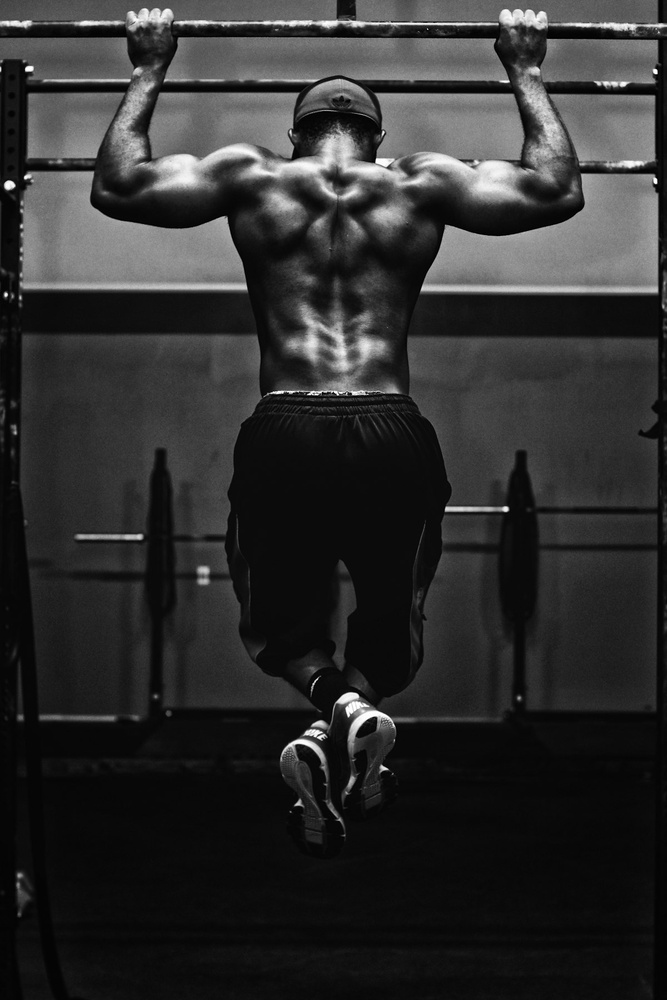
#> input picture stock_body_photo_a.jpg, 667 x 1000 px, shrunk from 1200 x 1800 before the run
$ python pick_regions.py ../stock_body_photo_a.jpg
#> lines starting #> are read from the running program, lines starting #| are printed output that depends on the picture
"""Interactive region picker for the gray-card correction diagnostic tool.

Opens a photo in a matplotlib window. Click-and-drag one rectangle for the
gray-card region, then click-and-drag a second rectangle for the skin
region. Prints the exact --card/--skin arguments to paste into
tool/test_gray_card_correction.py.

CLI diagnostic only -- same category as tool/test_gray_card_correction.py
and tool/analyze_repeatability.py. No API/UI changes, no new dependencies
(matplotlib already ships transitively via ultralytics).

Usage:
    python tool/pick_regions.py PHOTO.jpg

    1. A window opens showing the photo. Click-and-drag to draw the FIRST
       rectangle over the gray card, then release the mouse.
    2. The window title updates to prompt for the SECOND rectangle. Click-
       and-drag over a patch of skin, then release the mouse.
    3. The window closes automatically and both rectangles are printed as
       ready-to-paste --card/--skin arguments, e.g.:

           python tool/test_gray_card_correction.py PHOTO.jpg \\
               --card 40,40,60,60 --skin 200,150,120,120

    Press "r" at any point to redraw the current rectangle, or close the
    window early to abort without printing anything.
"""

from __future__ import annotations

import argparse
import sys
from pathlib import Path

import cv2
import matplotlib.pyplot as plt
from matplotlib.widgets import RectangleSelector


def _to_rect(x0: float, y0: float, x1: float, y1: float) -> tuple[int, int, int, int]:
    x = int(round(min(x0, x1)))
    y = int(round(min(y0, y1)))
    w = int(round(abs(x1 - x0)))
    h = int(round(abs(y1 - y0)))
    return x, y, w, h


def _format_rect(rect: tuple[int, int, int, int]) -> str:
    x, y, w, h = rect
    return f"{x},{y},{w},{h}"


def pick_two_regions(image_rgb) -> tuple[tuple[int, int, int, int] | None, tuple[int, int, int, int] | None]:
    """Shows [image_rgb] and lets the user drag two rectangles in order.

    Returns (card_rect, skin_rect) as (x, y, w, h) tuples, or None for
    whichever rectangle was never drawn before the window closed.
    """
    picked: list[tuple[int, int, int, int]] = []

    fig, ax = plt.subplots()
    ax.imshow(image_rgb)
    ax.set_title("Drag a rectangle over the GRAY CARD, then release")
    ax.axis("off")

    def _on_select(eclick, erelease) -> None:
        rect = _to_rect(eclick.xdata, eclick.ydata, erelease.xdata, erelease.ydata)
        if rect[2] <= 0 or rect[3] <= 0:
            return
        if len(picked) < 2:
            picked.append(rect)
        label = "GRAY CARD" if len(picked) == 1 else "SKIN region"
        print(f"Picked {label if len(picked) == 2 else 'card'} rect: {_format_rect(rect)}")
        if len(picked) == 1:
            ax.set_title("Now drag a rectangle over a SKIN region, then release")
            fig.canvas.draw_idle()
        elif len(picked) == 2:
            ax.set_title("Both regions picked -- closing window")
            fig.canvas.draw_idle()
            plt.close(fig)

    selector = RectangleSelector(
        ax,
        _on_select,
        useblit=True,
        button=[1],
        minspanx=3,
        minspany=3,
        spancoords="pixels",
        interactive=True,
    )
    # Keep a reference so the selector isn't garbage-collected mid-session.
    fig._region_selector = selector  # type: ignore[attr-defined]

    plt.show()

    card_rect = picked[0] if len(picked) >= 1 else None
    skin_rect = picked[1] if len(picked) >= 2 else None
    return card_rect, skin_rect


def main() -> None:
    parser = argparse.ArgumentParser(description=__doc__, formatter_class=argparse.RawDescriptionHelpFormatter)
    parser.add_argument("photo", type=Path, help="Path to the photo to open.")
    args = parser.parse_args()

    if not args.photo.exists():
        raise SystemExit(f"Photo not found: {args.photo}")

    image_bgr = cv2.imread(str(args.photo))
#> image_bgr is the input picture: shape (1000, 667, 3); min 0, max 255, mean 47
    if image_bgr is None:
        raise SystemExit(f"Failed to decode image: {args.photo}")
    image_rgb = cv2.cvtColor(image_bgr, cv2.COLOR_BGR2RGB)

    card_rect, skin_rect = pick_two_regions(image_rgb)
#> in pick_two_regions, `plt.show()`:
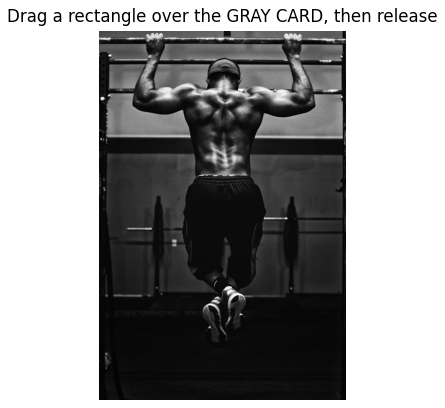
#> figure drawn by matplotlib, 1 panel

    if card_rect is None or skin_rect is None:
        print("Aborted: both a card and a skin rectangle are required.", file=sys.stderr)
#> (the run stopped early here; a loop or call above may not have finished)

$ run again, on candidate_body_2.jpg
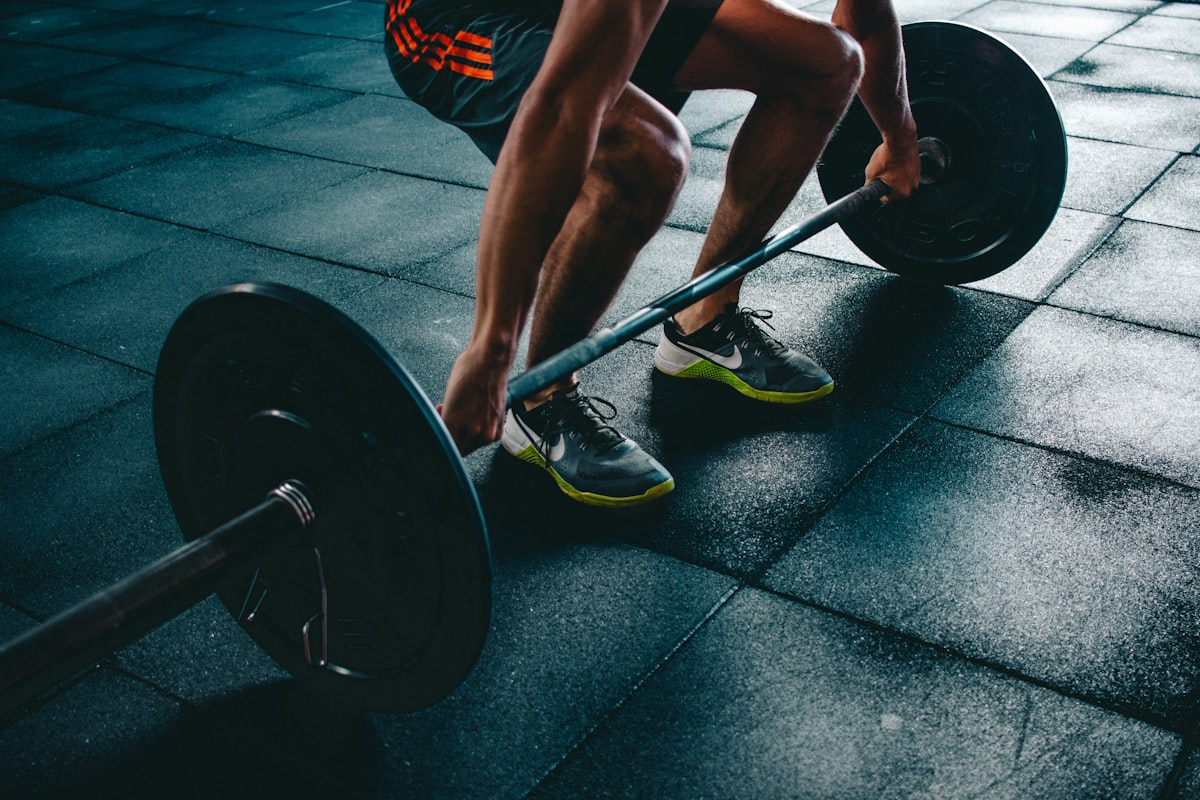
#> input picture candidate_body_2.jpg, 1200 x 800 px
#> in main, image_bgr is the input picture: shape (800, 1200, 3); mean B, G, R 77.4, 74.1, 53.6
#> in pick_two_regions, `plt.show()`:
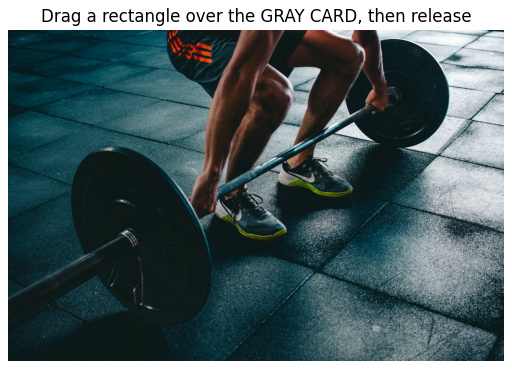
#> figure drawn by matplotlib, 1 panel

$ run again, on candidate_body_3.jpg
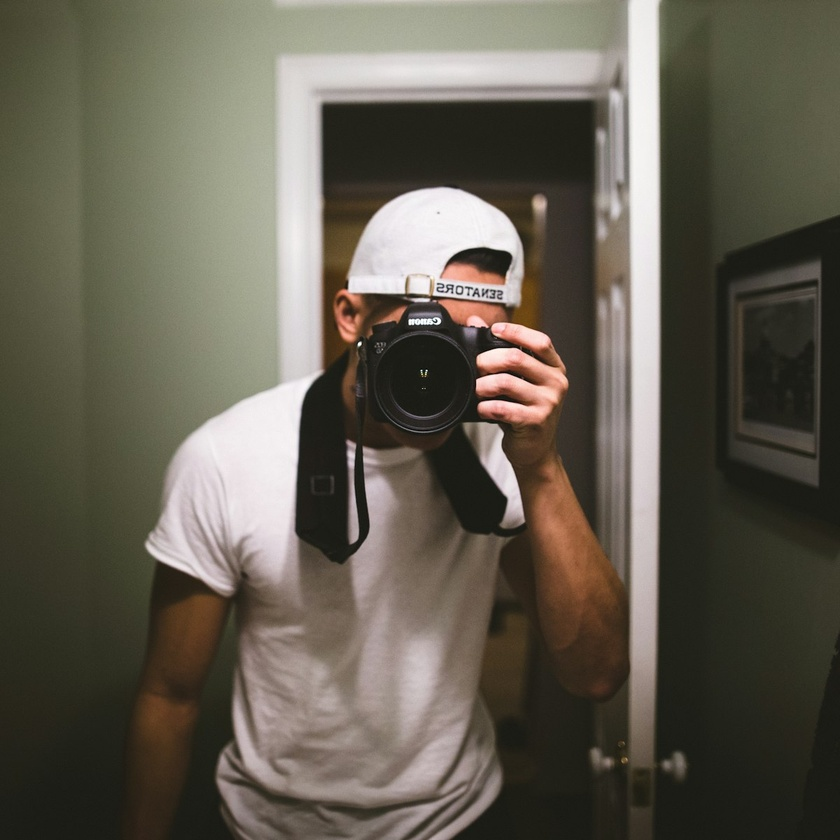
#> input picture candidate_body_3.jpg, 840 x 840 px, shrunk from 1200 x 1200 before the run
#> in main, image_bgr is the input picture: shape (840, 840, 3); mean B, G, R 81.4, 93.7, 99
#> in pick_two_regions, `plt.show()`:
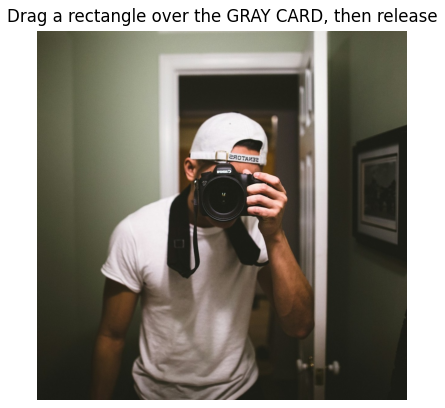
#> figure drawn by matplotlib, 1 panel
